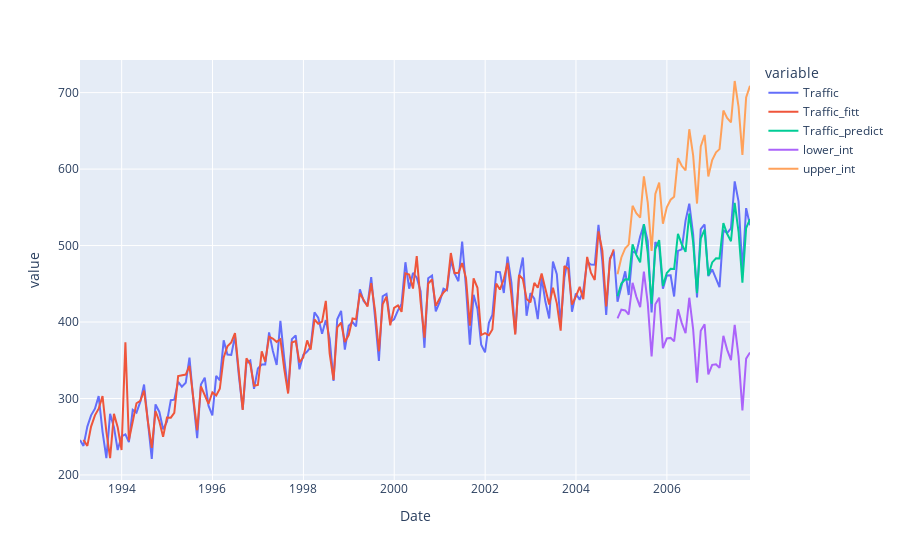

The notebook cell this image was saved under:
### Markdown cell above
Now we will plot the forecasts with their respective prediction interval

### Code cell
fig3 = px.line(fit_actual_values_pred, x="Date", y=fit_actual_values_pred.columns)
fig3.show()

### Figure 1 — Plotly figure (JSON) as saved in the notebook; plotly's stock layout.template omitted (floating-point values rounded to 4 significant figures; data arrays with more than 128 entries replaced by an {"elided": "..."} marker saying what was removed)
{"data": [{"hovertemplate": "variable=Traffic<br>Date=%{x}<br>value=%{y}<extra></extra>", "legendgroup": "Traffic", "line": {"color": "#636efa", "dash": "solid"}, "marker": {"symbol": "circle"}, "mode": "lines", "name": "Traffic", "orientation": "v", "showlegend": true, "type": "scatter", "x": {"elided": "178 str values"}, "xaxis": "x", "y": {"elided": "178 float values"}, "yaxis": "y"}, {"hovertemplate": "variable=Traffic_fitt<br>Date=%{x}<br>value=%{y}<extra></extra>", "legendgroup": "Traffic_fitt", "line": {"color": "#EF553B", "dash": "solid"}, "marker": {"symbol": "circle"}, "mode": "lines", "name": "Traffic_fitt", "orientation": "v", "showlegend": true, "type": "scatter", "x": {"elided": "178 str values"}, "xaxis": "x", "y": {"elided": "178 float values"}, "yaxis": "y"}, {"hovertemplate": "variable=Traffic_predict<br>Date=%{x}<br>value=%{y}<extra></extra>", "legendgroup": "Traffic_predict", "line": {"color": "#00cc96", "dash": "solid"}, "marker": {"symbol": "circle"}, "mode": "lines", "name": "Traffic_predict", "orientation": "v", "showlegend": true, "type": "scatter", "x": {"elided": "178 str values"}, "xaxis": "x", "y": {"elided": "178 float values"}, "yaxis": "y"}, {"hovertemplate": "variable=lower_int<br>Date=%{x}<br>value=%{y}<extra></extra>", "legendgroup": "lower_int", "line": {"color": "#ab63fa", "dash": "solid"}, "marker": {"symbol": "circle"}, "mode": "lines", "name": "lower_int", "orientation": "v", "showlegend": true, "type": "scatter", "x": {"elided": "178 str values"}, "xaxis": "x", "y": {"elided": "178 float values"}, "yaxis": "y"}, {"hovertemplate": "variable=upper_int<br>Date=%{x}<br>value=%{y}<extra></extra>", "legendgroup": "upper_int", "line": {"color": "#FFA15A", "dash": "solid"}, "marker": {"symbol": "circle"}, "mode": "lines", "name": "upper_int", "orientation": "v", "showlegend": true, "type": "scatter", "x": {"elided": "178 str values"}, "xaxis": "x", "y": {"elided": "178 float values"}, "yaxis": "y"}], "layout": {"legend": {"title": {"text": "variable"}, "tracegroupgap": 0}, "margin": {"t": 60}, "xaxis": {"anchor": "y", "domain": [0, 1], "title": {"text": "Date"}}, "yaxis": {"anchor": "x", "domain": [0, 1], "title": {"text": "value"}}}}
